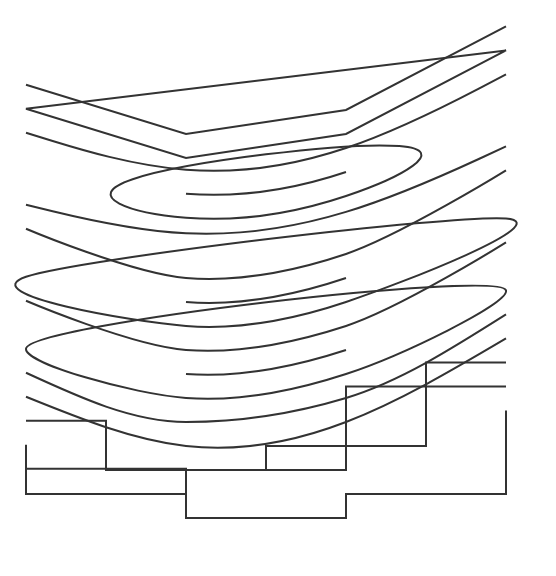

Write the Vega-Lite specification saved for this chart.
### Vega specification from a JSON file in a GitHub repository (floating-point values rounded to 4 significant figures)
{"$schema": "https://vega.github.io/schema/vega/v6.json", "width": 260, "height": 278, "padding": 5, "marks": [{"type": "line", "from": {"data": "p4"}, "encode": {"update": {"x": {"field": "x"}, "y": {"signal": "datum.y + 0"}, "interpolate": {"value": "linear"}, "stroke": {"value": "#333"}, "strokeWidth": {"value": 1}}}}, {"type": "line", "from": {"data": "p4"}, "encode": {"update": {"x": {"field": "x"}, "y": {"signal": "datum.y + 12"}, "interpolate": {"value": "linear-closed"}, "stroke": {"value": "#333"}, "strokeWidth": {"value": 1}}}}, {"type": "line", "from": {"data": "p4"}, "encode": {"update": {"x": {"field": "x"}, "y": {"signal": "datum.y + 24"}, "interpolate": {"value": "basis"}, "stroke": {"value": "#333"}, "strokeWidth": {"value": 1}}}}, {"type": "line", "from": {"data": "p4"}, "encode": {"update": {"x": {"field": "x"}, "y": {"signal": "datum.y + 36"}, "interpolate": {"value": "basis-open"}, "stroke": {"value": "#333"}, "strokeWidth": {"value": 1}}}}, {"type": "line", "from": {"data": "p4"}, "encode": {"update": {"x": {"field": "x"}, "y": {"signal": "datum.y + 48"}, "interpolate": {"value": "basis-closed"}, "stroke": {"value": "#333"}, "strokeWidth": {"value": 1}}}}, {"type": "line", "from": {"data": "p4"}, "encode": {"update": {"x": {"field": "x"}, "y": {"signal": "datum.y + 60"}, "interpolate": {"value": "bundle"}, "stroke": {"value": "#333"}, "strokeWidth": {"value": 1}}}}, {"type": "line", "from": {"data": "p4"}, "encode": {"update": {"x": {"field": "x"}, "y": {"signal": "datum.y + 72"}, "interpolate": {"value": "cardinal"}, "stroke": {"value": "#333"}, "strokeWidth": {"value": 1}}}}, {"type": "line", "from": {"data": "p4"}, "encode": {"update": {"x": {"field": "x"}, "y": {"signal": "datum.y + 84"}, "interpolate": {"value": "cardinal-open"}, "stroke": {"value": "#333"}, "strokeWidth": {"value": 1}}}}, {"type": "line", "from": {"data": "p4"}, "encode": {"update": {"x": {"field": "x"}, "y": {"signal": "datum.y + 96"}, "interpolate": {"value": "cardinal-closed"}, "stroke": {"value": "#333"}, "strokeWidth": {"value": 1}}}}, {"type": "line", "from": {"data": "p4"}, "encode": {"update": {"x": {"field": "x"}, "y": {"signal": "datum.y + 108"}, "interpolate": {"value": "catmull-rom"}, "stroke": {"value": "#333"}, "strokeWidth": {"value": 1}}}}, {"type": "line", "from": {"data": "p4"}, "encode": {"update": {"x": {"field": "x"}, "y": {"signal": "datum.y + 120"}, "interpolate": {"value": "catmull-rom-open"}, "stroke": {"value": "#333"}, "strokeWidth": {"value": 1}}}}, {"type": "line", "from": {"data": "p4"}, "encode": {"update": {"x": {"field": "x"}, "y": {"signal": "datum.y + 132"}, "interpolate": {"value": "catmull-rom-closed"}, "stroke": {"value": "#333"}, "strokeWidth": {"value": 1}}}}, {"type": "line", "from": {"data": "p4"}, "encode": {"update": {"x": {"field": "x"}, "y": {"signal": "datum.y + 144"}, "interpolate": {"value": "monotone"}, "stroke": {"value": "#333"}, "strokeWidth": {"value": 1}}}}, {"type": "line", "from": {"data": "p4"}, "encode": {"update": {"x": {"field": "x"}, "y": {"signal": "datum.y + 156"}, "interpolate": {"value": "natural"}, "stroke": {"value": "#333"}, "strokeWidth": {"value": 1}}}}, {"type": "line", "from": {"data": "p4"}, "encode": {"update": {"x": {"field": "x"}, "y": {"signal": "datum.y + 168"}, "interpolate": {"value": "step"}, "stroke": {"value": "#333"}, "strokeWidth": {"value": 1}}}}, {"type": "line", "from": {"data": "p4"}, "encode": {"update": {"x": {"field": "x"}, "y": {"signal": "datum.y + 180"}, "interpolate": {"value": "step-before"}, "stroke": {"value": "#333"}, "strokeWidth": {"value": 1}}}}, {"type": "line", "from": {"data": "p4"}, "encode": {"update": {"x": {"field": "x"}, "y": {"signal": "datum.y + 192"}, "interpolate": {"value": "step-after"}, "stroke": {"value": "#333"}, "strokeWidth": {"value": 1}}}}], "data": [{"name": "p4", "values": [{"x": 0.0, "y": 37.39, "g": true}, {"x": 80.0, "y": 61.99, "g": true}, {"x": 160.0, "y": 49.98, "g": true}, {"x": 240.0, "y": 8.211, "g": false}]}]}
